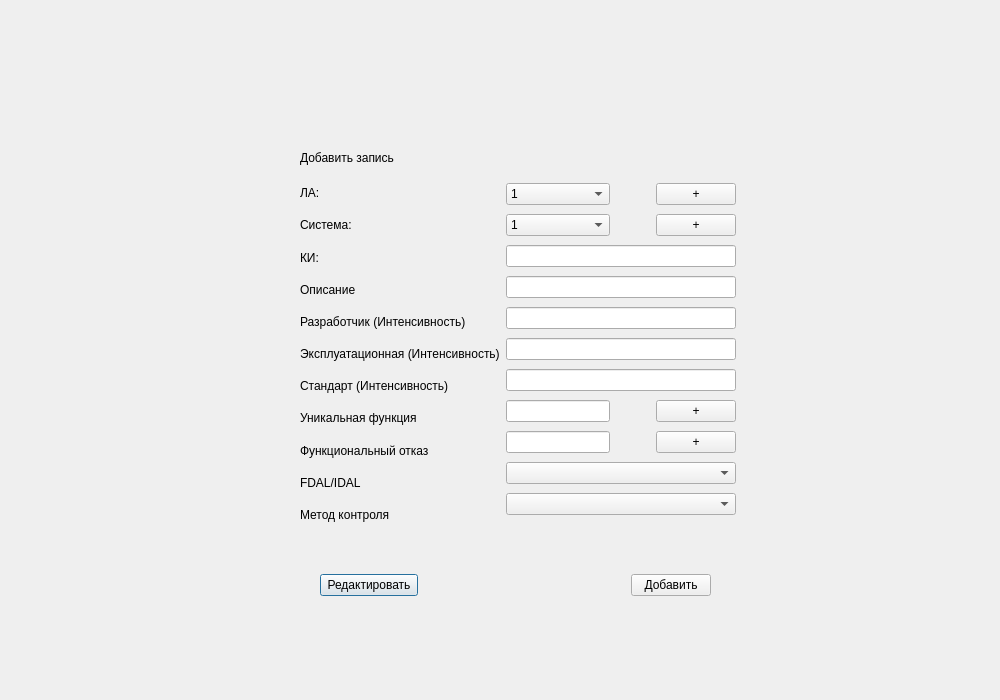
<?xml version="1.0" encoding="UTF-8"?>
<ui version="4.0">
 <class>Dialog</class>
 <widget class="QDialog" name="Dialog">
  <property name="geometry">
   <rect>
    <x>0</x>
    <y>0</y>
    <width>1000</width>
    <height>700</height>
   </rect>
  </property>
  <property name="windowTitle">
   <string>Dialog</string>
  </property>
  <widget class="QLabel" name="labelZapis">
   <property name="geometry">
    <rect>
     <x>300</x>
     <y>150</y>
     <width>241</width>
     <height>16</height>
    </rect>
   </property>
   <property name="text">
    <string>Добавить запись</string>
   </property>
  </widget>
  <widget class="QWidget" name="layoutWidget">
   <property name="geometry">
    <rect>
     <x>320</x>
     <y>570</y>
     <width>391</width>
     <height>30</height>
    </rect>
   </property>
   <layout class="QHBoxLayout" name="horizontalLayout_9">
    <item>
     <widget class="QPushButton" name="ButtonEdit_2">
      <property name="text">
       <string> Редактировать </string>
      </property>
     </widget>
    </item>
    <item>
     <spacer name="horizontalSpacer_7">
      <property name="orientation">
       <enum>Qt::Horizontal</enum>
      </property>
      <property name="sizeHint" stdset="0">
       <size>
        <width>261</width>
        <height>17</height>
       </size>
      </property>
     </spacer>
    </item>
    <item>
     <widget class="QPushButton" name="ButtonAdd_2">
      <property name="text">
       <string>Добавить</string>
      </property>
     </widget>
    </item>
   </layout>
  </widget>
  <widget class="QWidget" name="layoutWidget_2">
   <property name="geometry">
    <rect>
     <x>300</x>
     <y>180</y>
     <width>436</width>
     <height>348</height>
    </rect>
   </property>
   <layout class="QHBoxLayout" name="horizontalLayout_4">
    <item>
     <layout class="QVBoxLayout" name="verticalLayout_3">
      <item>
       <widget class="QLabel" name="LabelLA_2">
        <property name="text">
         <string>ЛА:</string>
        </property>
       </widget>
      </item>
      <item>
       <widget class="QLabel" name="LabelSystem_2">
        <property name="text">
         <string>Система:</string>
        </property>
       </widget>
      </item>
      <item>
       <widget class="QLabel" name="LabelKI_2">
        <property name="text">
         <string>КИ:</string>
        </property>
       </widget>
      </item>
      <item>
       <widget class="QLabel" name="LabelOpisanie_2">
        <property name="text">
         <string>Описание</string>
        </property>
       </widget>
      </item>
      <item>
       <widget class="QLabel" name="LabelRazrab_2">
        <property name="text">
         <string>Разработчик (Интенсивность)</string>
        </property>
       </widget>
      </item>
      <item>
       <widget class="QLabel" name="LabelExp_2">
        <property name="text">
         <string>Эксплуатационная (Интенсивность)</string>
        </property>
       </widget>
      </item>
      <item>
       <widget class="QLabel" name="LabelStandart_2">
        <property name="text">
         <string>Стандарт (Интенсивность)</string>
        </property>
       </widget>
      </item>
      <item>
       <widget class="QLabel" name="LabelFunction_2">
        <property name="text">
         <string>Уникальная функция</string>
        </property>
       </widget>
      </item>
      <item>
       <widget class="QLabel" name="LabelOtkaz_2">
        <property name="text">
         <string>Функциональный отказ</string>
        </property>
       </widget>
      </item>
      <item>
       <widget class="QLabel" name="LabelFdalIdal_2">
        <property name="text">
         <string>FDAL/IDAL</string>
        </property>
       </widget>
      </item>
      <item>
       <widget class="QLabel" name="LabelCintrol_2">
        <property name="text">
         <string>Метод контроля</string>
        </property>
       </widget>
      </item>
     </layout>
    </item>
    <item>
     <layout class="QVBoxLayout" name="verticalLayout_4">
      <item>
       <layout class="QHBoxLayout" name="horizontalLayout_6">
        <item>
         <widget class="QComboBox" name="comboBoxLA_2">
          <item>
           <property name="text">
            <string>1</string>
           </property>
          </item>
          <item>
           <property name="text">
            <string>2</string>
           </property>
          </item>
          <item>
           <property name="text">
            <string>3</string>
           </property>
          </item>
         </widget>
        </item>
        <item>
         <spacer name="horizontalSpacer_5">
          <property name="orientation">
           <enum>Qt::Horizontal</enum>
          </property>
          <property name="sizeType">
           <enum>QSizePolicy::Minimum</enum>
          </property>
          <property name="sizeHint" stdset="0">
           <size>
            <width>40</width>
            <height>20</height>
           </size>
          </property>
         </spacer>
        </item>
        <item>
         <widget class="QPushButton" name="ButtonPlusLA_2">
          <property name="sizePolicy">
           <sizepolicy hsizetype="Maximum" vsizetype="Fixed">
            <horstretch>0</horstretch>
            <verstretch>0</verstretch>
           </sizepolicy>
          </property>
          <property name="text">
           <string>+</string>
          </property>
         </widget>
        </item>
       </layout>
      </item>
      <item>
       <layout class="QHBoxLayout" name="horizontalLayout_10">
        <item>
         <widget class="QComboBox" name="comboBoxSystem_2">
          <item>
           <property name="text">
            <string>1</string>
           </property>
          </item>
          <item>
           <property name="text">
            <string>2</string>
           </property>
          </item>
          <item>
           <property name="text">
            <string>3</string>
           </property>
          </item>
         </widget>
        </item>
        <item>
         <spacer name="horizontalSpacer_8">
          <property name="orientation">
           <enum>Qt::Horizontal</enum>
          </property>
          <property name="sizeType">
           <enum>QSizePolicy::Minimum</enum>
          </property>
          <property name="sizeHint" stdset="0">
           <size>
            <width>40</width>
            <height>20</height>
           </size>
          </property>
         </spacer>
        </item>
        <item>
         <widget class="QPushButton" name="ButtonPlusSystem_2">
          <property name="sizePolicy">
           <sizepolicy hsizetype="Maximum" vsizetype="Fixed">
            <horstretch>0</horstretch>
            <verstretch>0</verstretch>
           </sizepolicy>
          </property>
          <property name="text">
           <string>+</string>
          </property>
         </widget>
        </item>
       </layout>
      </item>
      <item>
       <widget class="QLineEdit" name="lineEditKI_2">
        <property name="text">
         <string/>
        </property>
       </widget>
      </item>
      <item>
       <widget class="QLineEdit" name="lineEditOpisanie_2"/>
      </item>
      <item>
       <widget class="QLineEdit" name="lineEditRazrab_2"/>
      </item>
      <item>
       <widget class="QLineEdit" name="lineEditExp_2"/>
      </item>
      <item>
       <widget class="QLineEdit" name="lineEditStandart_2"/>
      </item>
      <item>
       <layout class="QHBoxLayout" name="horizontalLayout_11">
        <item>
         <widget class="QLineEdit" name="ButtonPlusFunction_3">
          <property name="sizePolicy">
           <sizepolicy hsizetype="Preferred" vsizetype="Fixed">
            <horstretch>0</horstretch>
            <verstretch>0</verstretch>
           </sizepolicy>
          </property>
          <property name="text">
           <string/>
          </property>
         </widget>
        </item>
        <item>
         <spacer name="horizontalSpacer_9">
          <property name="orientation">
           <enum>Qt::Horizontal</enum>
          </property>
          <property name="sizeType">
           <enum>QSizePolicy::Minimum</enum>
          </property>
          <property name="sizeHint" stdset="0">
           <size>
            <width>40</width>
            <height>20</height>
           </size>
          </property>
         </spacer>
        </item>
        <item>
         <widget class="QPushButton" name="ButtonPlusFunction_4">
          <property name="sizePolicy">
           <sizepolicy hsizetype="Maximum" vsizetype="Fixed">
            <horstretch>0</horstretch>
            <verstretch>0</verstretch>
           </sizepolicy>
          </property>
          <property name="text">
           <string>+</string>
          </property>
         </widget>
        </item>
       </layout>
      </item>
      <item>
       <layout class="QHBoxLayout" name="horizontalLayout_12">
        <item>
         <widget class="QLineEdit" name="ButtonPlusOtkaz_3">
          <property name="sizePolicy">
           <sizepolicy hsizetype="Preferred" vsizetype="Fixed">
            <horstretch>0</horstretch>
            <verstretch>0</verstretch>
           </sizepolicy>
          </property>
         </widget>
        </item>
        <item>
         <spacer name="horizontalSpacer_10">
          <property name="orientation">
           <enum>Qt::Horizontal</enum>
          </property>
          <property name="sizeType">
           <enum>QSizePolicy::Minimum</enum>
          </property>
          <property name="sizeHint" stdset="0">
           <size>
            <width>40</width>
            <height>20</height>
           </size>
          </property>
         </spacer>
        </item>
        <item>
         <widget class="QPushButton" name="ButtonPlusOtkaz_4">
          <property name="sizePolicy">
           <sizepolicy hsizetype="Maximum" vsizetype="Fixed">
            <horstretch>0</horstretch>
            <verstretch>0</verstretch>
           </sizepolicy>
          </property>
          <property name="text">
           <string>+</string>
          </property>
         </widget>
        </item>
       </layout>
      </item>
      <item>
       <widget class="QComboBox" name="comboBoxFdalIdal_2"/>
      </item>
      <item>
       <widget class="QComboBox" name="comboBoxMetod_2"/>
      </item>
     </layout>
    </item>
   </layout>
  </widget>
 </widget>
 <resources/>
 <connections/>
</ui>
